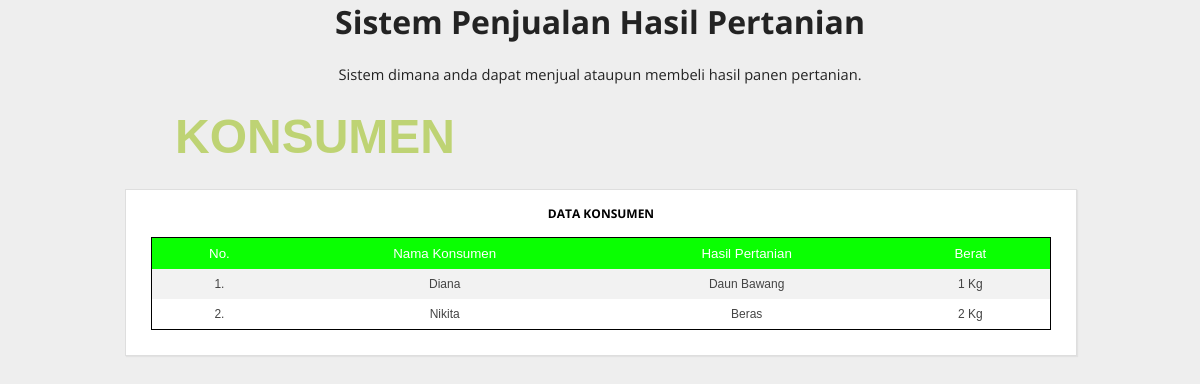
Page /lihatbeli.php on the committed database.
### tables this page shows
CREATE TABLE `konsumen` (
  `id_konsumen` int(3) NOT NULL,
  `nama_konsumen` varchar(50) NOT NULL,
  `alamat` varchar(255) NOT NULL,
  `nomor` varchar(15) NOT NULL,
  `nama_barang` varchar(50) NOT NULL,
  `berat` int(10) NOT NULL
);

### lihatbeli.php (the view, shortened to what this page needs)
<?php
include_once("config.php");
$sql = mysqli_query($mysqli, "SELECT * FROM konsumen");
?>
<html>
<head>
    <link rel="stylesheet" href="desain.css" />
</head>
<body>
<header>
    <h1>Sistem Penjualan Hasil Pertanian</h1>
    <p class="deskripsi">Sistem dimana anda dapat menjual ataupun membeli hasil panen pertanian.</p>
 </header>
 <div class="wrap">
 <div class="blog">
 <h2><a href="beli.php" id="konsumen">Konsumen</a></h2>
    <div class="conteudo">
    <center>
    <div class="post-info">
        <b>Data Konsumen</b>
    </div>
    <table class="table1">
<tr>
    <th>No.</th> <th>Nama Konsumen</th> <th>Hasil Pertanian</th> <th>Berat</th>
</tr>
<?php
$no=0;
    while($user_data = mysqli_fetch_array($sql)) {
    $no++;
    echo "<tr>";
    echo "<td>".$no.".</td>";
    echo "<td>".$user_data['nama_konsumen']."</td>";
    echo "<td>".$user_data['nama_barang']."</td>";
    echo "<td>".$user_data['berat']." Kg</td>";
}
?>
</table>
</center>
</div>
</body>
</html>

### desain.css (style rules this page uses)
body { background: #eee; margin:0; font-family: 'Open Sans', sans-serif; }
header { text-align: center; color: #232323; }
header .deskripsi { font-size: 11pt; }
.wrap { width: 950px; margin:25px auto; }
.blog { float:left; }
.table, th, td { font-size: 9pt; padding: 8px 20px; text-align: center; }
.table1 { font-family: sans-serif; color: #444; border-collapse: collapse; width: 100%; border: 1px solid black; }
.table1 tr th { background: #0aff02; color: #fff; font-size: 10pt; font-weight: normal; }
.table1, th, td { padding: 8px 20px; text-align: center; font-size: 9pt; }
.table1 tr:nth-child(even) { background-color: #f2f2f2; }
.table2, th, td { padding: 8px 20px; text-align: center; font-size: 9pt; }
.table3, th, td { padding: 8px 20px; text-align: center; font-size: 9pt; }
.conteudo { font-size: 11px; width:900px; padding:25px; margin:25px auto; background: #fff; border:1px solid #dedede; -webkit-box-shadow: 1px 1px 1px 0px rgba(204,204,204,0.35); -moz-box-shadow: 1px 1px 1px 0px rgba(204,204,204,0.35); box-shadow: 1px 1px 1px 0px rgba(204,204,204,0.35); }
.post-info { font-size: 12px; margin: -10px 0 15px; text-transform: uppercase; }

### lihatbeli.php (style rules this page uses)
h2 { font-size: 48px; font-family: sans-serif; margin: auto; mix-blend-mode: difference; padding: 0 50px; text-transform: uppercase; }
#konsumen { text-decoration:none; color: #301b7a; }

### rows in the picture
konsumen: nama_konsumen "Diana", nama_barang "Daun Bawang", berat "1"
konsumen: nama_konsumen "Nikita", nama_barang "Beras", berat "2"
